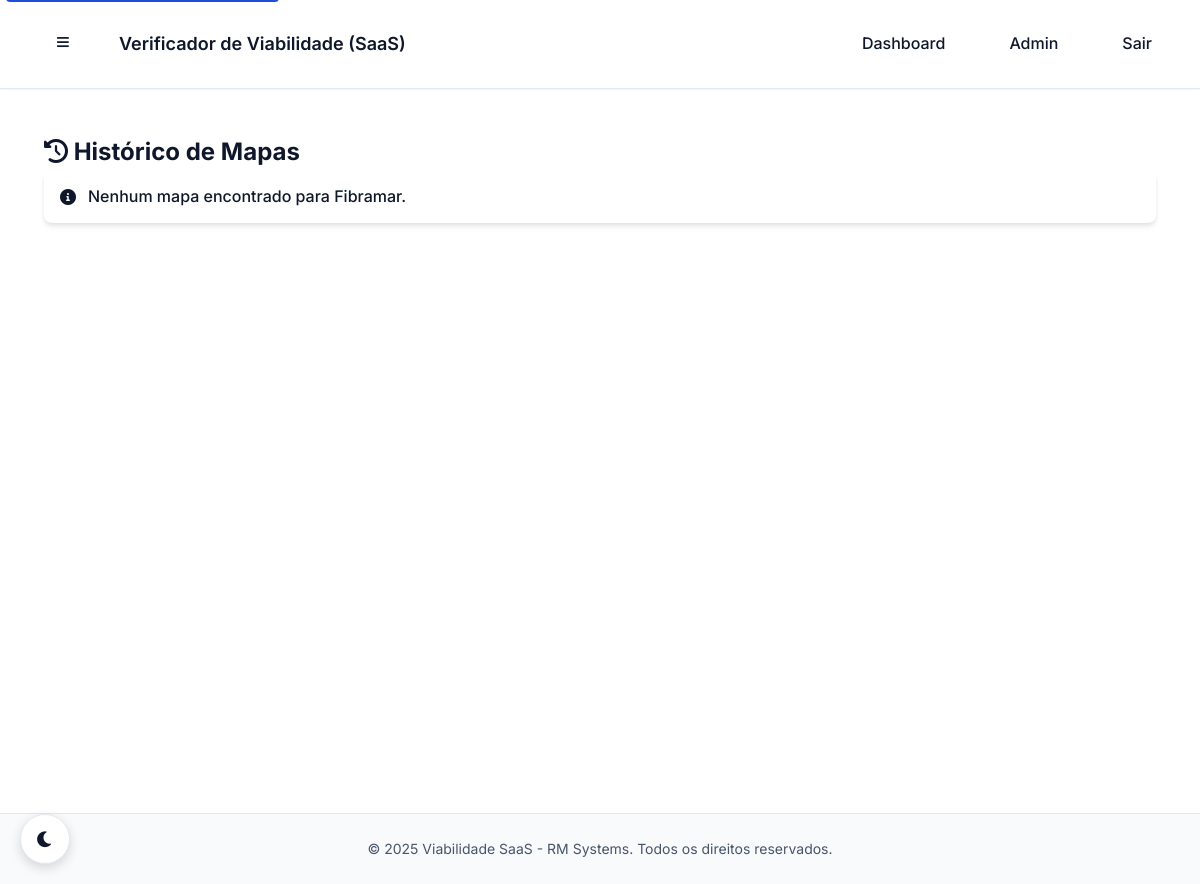
Before: /fibramar/verificador/historico/ (signed in) with the older database file.
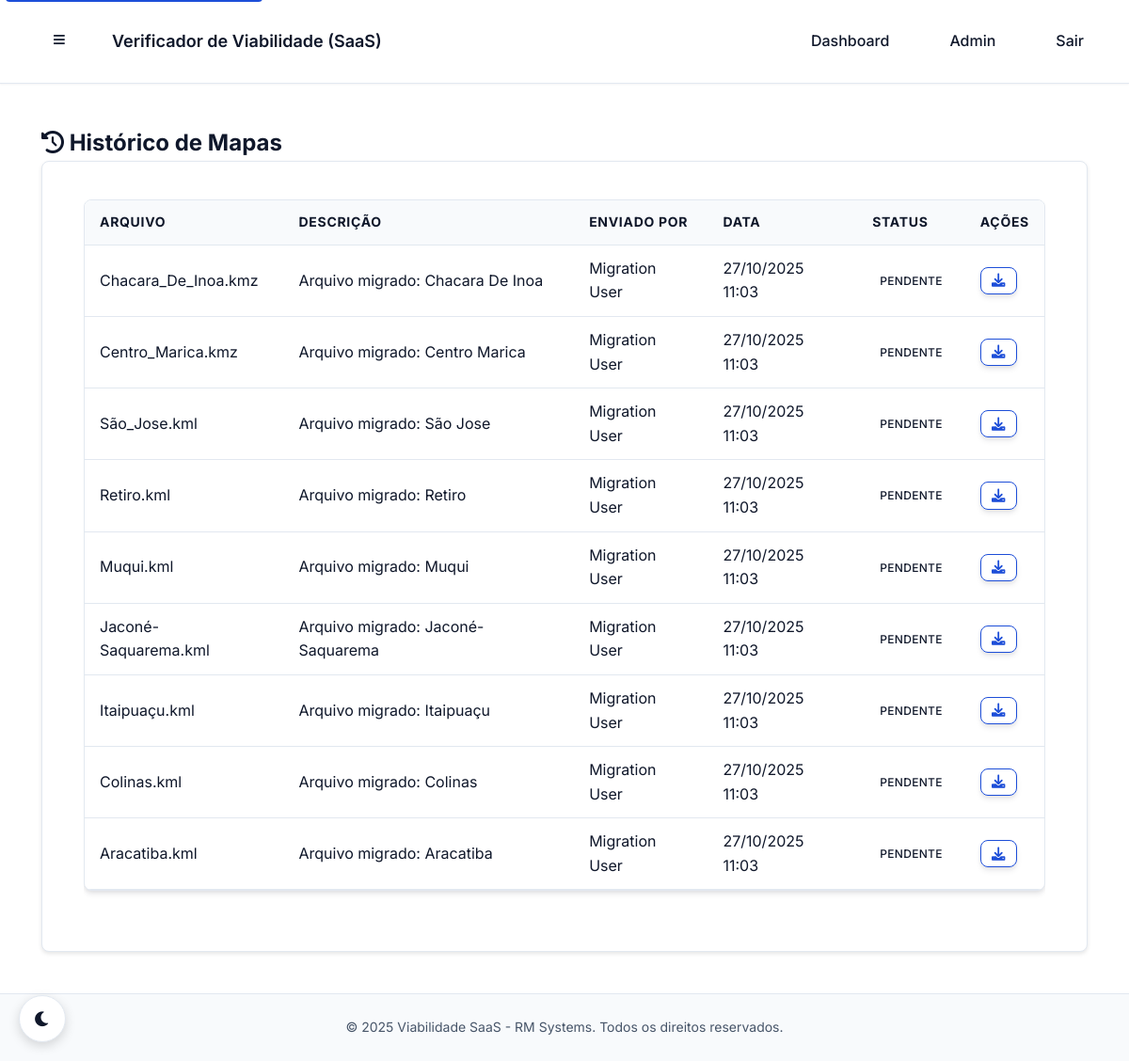
After: the same page with the newer database file.
### core/models.py (models this page shows, shortened)
class Company(models.Model):
    name = models.CharField(max_length=200, verbose_name="Nome da Empresa")
    slug = models.SlugField(max_length=200, unique=True, verbose_name="Slug", help_text="URL amigável para a empresa")
    cnpj = models.CharField(max_length=18, unique=True, verbose_name="CNPJ")
    email = models.EmailField(verbose_name="E-mail da Empresa")
    phone = models.CharField(max_length=20, blank=True, verbose_name="Telefone")
    address = models.TextField(blank=True, verbose_name="Endereço")
    is_active = models.BooleanField(default=True, verbose_name="Ativa")
    created_at = models.DateTimeField(auto_now_add=True, verbose_name="Criada em")
    updated_at = models.DateTimeField(auto_now=True, verbose_name="Atualizada em")
    class Meta:
        verbose_name = "Empresa"
        verbose_name_plural = "Empresas"
        ordering = ['name']

class CTOMapFile(models.Model):
    FILE_TYPES = [
        ('kml', 'KML'),
        ('kmz', 'KMZ'),
        ('csv', 'CSV'),
        ('xls', 'XLS'),
        ('xlsx', 'XLSX'),
    ]
    PROCESSING_STATUS = [
        ('pending', 'Pendente'),
        ('processing', 'Processando'),
        ('completed', 'Concluído'),
        ('failed', 'Falhou'),
    ]
    file = models.FileField(upload_to="cto_maps/", verbose_name="Arquivo")
    description = models.CharField(max_length=255, blank=True, verbose_name="Descrição")
    file_type = models.CharField(max_length=10, choices=FILE_TYPES, default='csv', verbose_name="Tipo de Arquivo")
    company = models.ForeignKey(
        Company,
        on_delete=models.CASCADE,
        related_name='cto_maps',
        verbose_name="Empresa"
    )
    uploaded_by = models.ForeignKey(
        CustomUser,
        on_delete=models.CASCADE,
        related_name='uploaded_maps',
        verbose_name="Enviado por"
    )
    uploaded_at = models.DateTimeField(auto_now_add=True, verbose_name="Enviado em")
    processing_status = models.CharField(
        max_length=20,
        choices=PROCESSING_STATUS,
        default='pending',
        verbose_name="Status de Processamento"
    )
    is_processed = models.BooleanField(default=False, verbose_name="Processado")
    processed_at = models.DateTimeField(null=True, blank=True, verbose_name="Processado em")
    analysis_id = models.CharField(max_length=100, blank=True, verbose_name="ID da Análise")
    viability_score = models.IntegerField(null=True, blank=True, verbose_name="Score de Viabilidade")
    processing_time = models.FloatField(null=True, blank=True, verbose_name="Tempo de Processamento (s)")
    analysis_results = models.JSONField(default=dict, blank=True, verbose_name="Resultados da Análise")
    issues_found = models.JSONField(default=list, blank=True, verbose_name="Problemas Encontrados")
    recommendations = models.JSONField(default=list, blank=True, verbose_name="Recomendações")
    file_size = models.BigIntegerField(null=True, blank=True, verbose_name="Tamanho do Arquivo (bytes)")
    coordinates_count = models.IntegerField(null=True, blank=True, verbose_name="Número de Coordenadas")
    updated_at = models.DateTimeField(auto_now=True, verbose_name="Atualizado em")
    class Meta:
        verbose_name = "Mapa CTO"
        verbose_name_plural = "Mapas CTO"
        ordering = ['-uploaded_at']
        indexes = [
            models.Index(fields=['company', 'processing_status']),
            models.Index(fields=['uploaded_by', 'uploaded_at']),
            models.Index(fields=['file_type', 'is_processed']),
        ]
    @property
    def file_name(self):
        return os.path.basename(self.file.name) if self.file else ""

class CustomUser(AbstractUser):
    USER_ROLES = [
        ('RM', 'Administrador RM'),  # Você e o Bone
        ('COMPANY_ADMIN', 'Administrador da Empresa'),  # Admin da empresa cliente
        ('COMPANY_USER', 'Usuário da Empresa'),  # Usuário comum da empresa
    ]
    role = models.CharField(
        max_length=20,
        choices=USER_ROLES,
        default='COMPANY_USER',
        verbose_name="Função"
    )
    company = models.ForeignKey(
        Company,
        on_delete=models.CASCADE,
        null=True,
        blank=True,
        related_name='users',
        verbose_name="Empresa"
    )
    phone = models.CharField(max_length=20, blank=True, verbose_name="Telefone")
    created_at = models.DateTimeField(auto_now_add=True, verbose_name="Criado em")
    updated_at = models.DateTimeField(auto_now=True, verbose_name="Atualizado em")
    class Meta:
        verbose_name = "Usuário"
        verbose_name_plural = "Usuários"
    @property
    def is_rm_admin(self):
        return self.role == 'RM' or self.is_superuser
    @property
    def is_company_admin(self):
        return self.role == 'COMPANY_ADMIN'
    def get_full_name(self):
        if self.first_name and self.last_name:
            return f"{self.first_name} {self.last_name}"
        return self.username

### core/views.py (the view)
@login_required
@company_access_required(require_admin=False, allow_user_role=False)
def company_map_history(request, company_slug):
    company = get_object_or_404(Company, slug=company_slug)
    maps = CTOMapFile.objects.filter(company=company).order_by('-uploaded_at')
    return render(request, 'company/maps/history.html', {'maps': maps, 'company': company})

### core/permissions.py (called while the page is built, shortened)
def company_access_required(require_admin=False, allow_user_role=True):
    def decorator(view_func):
        @wraps(view_func)
        def _wrapped(request, *args, **kwargs):
            user = request.user
            if user.is_authenticated and (getattr(user, 'is_rm_admin', False) or getattr(user, 'is_superuser', False)):
                return view_func(request, *args, **kwargs)
        return _wrapped
    return decorator

### templates/company/maps/history.html (shortened to what this page needs)
{% extends 'base.html' %}
{% block content %}
<div class="container-fluid">
  <div class="row">
    <div class="col-12">
      <div class="d-flex justify-content-between align-items-center mb-4">
        <h2>
          <i class="fas fa-history me-2"></i>
          Histórico de Mapas
        </h2>
      </div>
      {% if maps %}
      <div class="card">
        <div class="card-body">
          <div class="table-responsive">
            <table class="table table-hover align-middle">
              <thead>
                <tr>
                  <th>Arquivo</th>
                  <th>Descrição</th>
                  <th>Enviado por</th>
                  <th>Data</th>
                  <th>Status</th>
                  <th class="text-end">Ações</th>
                </tr>
              </thead>
              <tbody>
                {% for m in maps %}
                <tr>
                  <td>{{ m.file_name }}</td>
                  <td>{{ m.description|default:'-' }}</td>
                  <td>{{ m.uploaded_by.get_full_name|default:m.uploaded_by.username }}</td>
                  <td>{{ m.uploaded_at|date:'d/m/Y H:i' }}</td>
                  <td>
                    {% if m.is_processed %}
                      <span class="badge bg-success">Processado</span>
                    {% else %}
                      <span class="badge bg-warning text-dark">Pendente</span>
                    {% endif %}
                  </td>
                  <td class="text-end">
                    <a href="{% url 'company:map_download' company_slug=company.slug pk=m.id %}" class="btn btn-sm btn-outline-primary">
                      <i class="fas fa-download"></i>
                    </a>
                  </td>
                </tr>
                {% endfor %}
              </tbody>
            </table>
          </div>
        </div>
      </div>
      {% else %}
      <div class="alert alert-info">
        <i class="fas fa-info-circle"></i> Nenhum mapa encontrado para {{ company.name }}.
      </div>
      {% endif %}
    </div>
  </div>
</div>
{% endblock %}

Changed rows visible on the page:
no longer on this page (row unchanged): Company: name "Fibramar"
added CTOMapFile: file_name "Chacara_De_Inoa.kmz", description "Arquivo migrado: Chacara De Inoa", uploaded_by.get_full_name "Migration User", uploaded_at "27/10/2025 11:03", is_processed "PENDENTE"
added CTOMapFile: file_name "Centro_Marica.kmz", description "Arquivo migrado: Centro Marica", uploaded_by.get_full_name "Migration User", uploaded_at "27/10/2025 11:03", is_processed "PENDENTE"
added CTOMapFile: file_name "São_Jose.kml", description "Arquivo migrado: São Jose", uploaded_by.get_full_name "Migration User", uploaded_at "27/10/2025 11:03", is_processed "PENDENTE"
added CTOMapFile: file_name "Retiro.kml", description "Arquivo migrado: Retiro", uploaded_by.get_full_name "Migration User", uploaded_at "27/10/2025 11:03", is_processed "PENDENTE"
added CTOMapFile: file_name "Muqui.kml", description "Arquivo migrado: Muqui", uploaded_by.get_full_name "Migration User", uploaded_at "27/10/2025 11:03", is_processed "PENDENTE"
added CTOMapFile: file_name "Jaconé-Saquarema.kml", description "Arquivo migrado: Jaconé-Saquarema", uploaded_by.get_full_name "Migration User", uploaded_at "27/10/2025 11:03", is_processed "PENDENTE"
added CTOMapFile: file_name "Itaipuaçu.kml", description "Arquivo migrado: Itaipuaçu", uploaded_by.get_full_name "Migration User", uploaded_at "27/10/2025 11:03", is_processed "PENDENTE"
added CTOMapFile: file_name "Colinas.kml", description "Arquivo migrado: Colinas", uploaded_by.get_full_name "Migration User", uploaded_at "27/10/2025 11:03", is_processed "PENDENTE"
added CTOMapFile: file_name "Aracatiba.kml", description "Arquivo migrado: Aracatiba", uploaded_by.get_full_name "Migration User", uploaded_at "27/10/2025 11:03", is_processed "PENDENTE"
Other visible differences:
text no longer shown: "Nenhum mapa encontrado para ."
text now shown: "ARQUIVO DESCRIÇÃO ENVIADO POR DATA STATUS AÇÕES"
